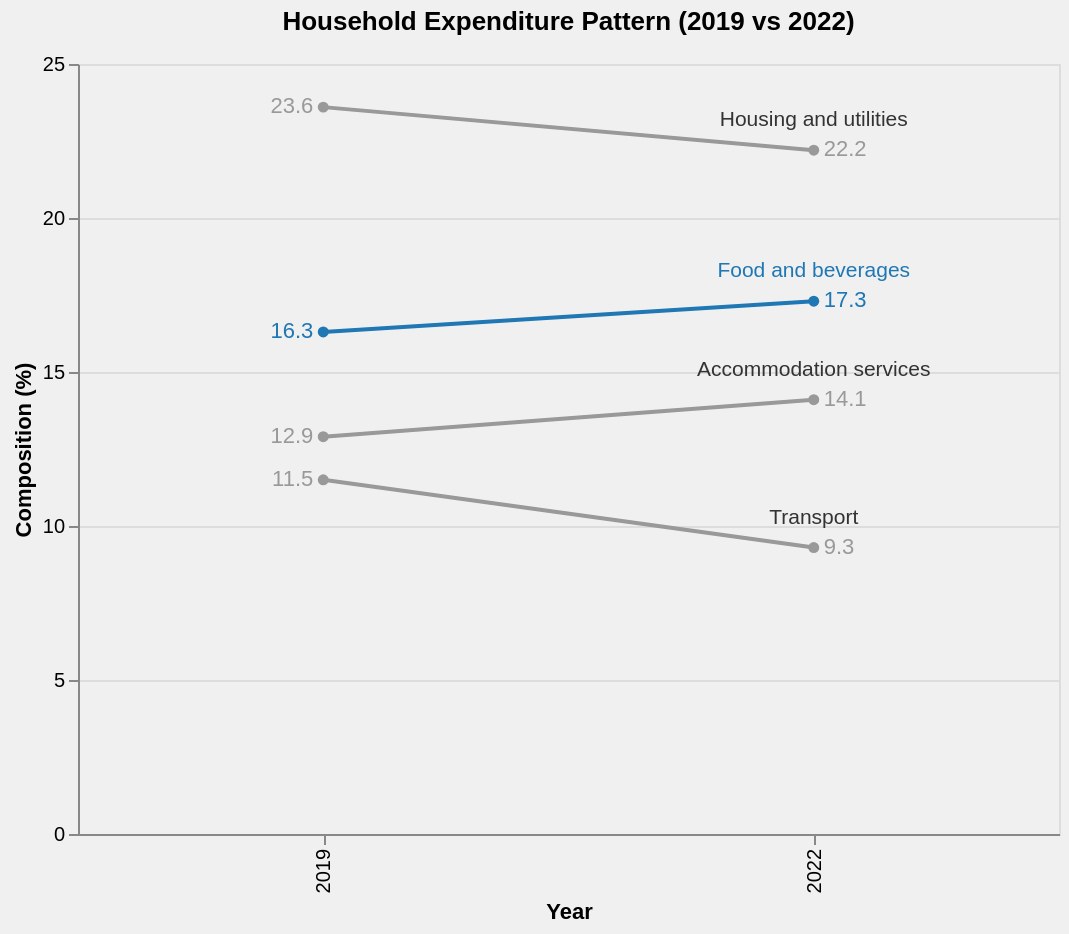

The specification (Vega-Lite) saved for this image:
### Vega-Lite specification from a JSON file in a GitHub repository (floating-point values rounded to 4 significant figures)
{"$schema": "https://vega.github.io/schema/vega-lite/v5.json", "background": "#f0f0f0", "title": {"text": "Household Expenditure Pattern (2019 vs 2022)", "anchor": "middle", "dy": -5}, "width": 490.5, "height": 385, "data": {"values": [{"Expenditure Group": "Housing and utilities", "Year": "2019", "Composition (%)": 23.6}, {"Expenditure Group": "Housing and utilities", "Year": "2022", "Composition (%)": 22.2}, {"Expenditure Group": "Food and beverages", "Year": "2019", "Composition (%)": 16.3}, {"Expenditure Group": "Food and beverages", "Year": "2022", "Composition (%)": 17.3}, {"Expenditure Group": "Accommodation services", "Year": "2019", "Composition (%)": 12.9}, {"Expenditure Group": "Accommodation services", "Year": "2022", "Composition (%)": 14.1}, {"Expenditure Group": "Transport", "Year": "2019", "Composition (%)": 11.5}, {"Expenditure Group": "Transport", "Year": "2022", "Composition (%)": 9.3}]}, "encoding": {"x": {"field": "Year", "type": "ordinal", "title": "Year"}, "y": {"field": "Composition (%)", "type": "quantitative", "scale": {"domain": [0, 25]}, "axis": {"title": "Composition (%)", "values": [0, 5, 10, 15, 20, 25]}}, "color": {"field": "Expenditure Group", "type": "nominal", "scale": {"domain": ["Food and beverages", "Housing and utilities", "Accommodation services", "Transport"], "range": ["#1f77b4", "#999999", "#999999", "#999999"]}, "legend": null}}, "layer": [{"mark": {"type": "line", "point": true, "strokeWidth": 2}, "encoding": {"strokeWidth": {"condition": {"test": "datum['Expenditure Group'] == 'Food and beverages'", "value": 3}, "value": 1.5}, "tooltip": [{"field": "Expenditure Group", "type": "nominal", "title": "Expenditure Group"}, {"field": "Year", "type": "ordinal", "title": "Year"}, {"field": "Composition (%)", "type": "quantitative", "title": "Composition (%)"}]}}, {"transform": [{"filter": "datum.Year == '2022'"}], "mark": {"type": "text", "align": "left", "dx": 5, "fontSize": 11}, "encoding": {"text": {"field": "Composition (%)", "type": "quantitative", "format": ".1f"}, "x": {"field": "Year"}, "y": {"field": "Composition (%)"}}}, {"transform": [{"filter": "datum.Year == '2019'"}], "mark": {"type": "text", "align": "right", "dx": -5, "fontSize": 11}, "encoding": {"text": {"field": "Composition (%)", "type": "quantitative", "format": ".1f"}, "x": {"field": "Year"}, "y": {"field": "Composition (%)"}}}, {"transform": [{"filter": "datum.Year == '2022'"}], "mark": {"type": "text", "align": "center", "baseline": "bottom", "dy": -10, "fontSize": 10.5}, "encoding": {"text": {"field": "Expenditure Group"}, "x": {"field": "Year"}, "y": {"field": "Composition (%)"}, "color": {"condition": {"test": "datum['Expenditure Group'] == 'Food and beverages'", "value": "#1f77b4"}, "value": "#333333"}}}]}
